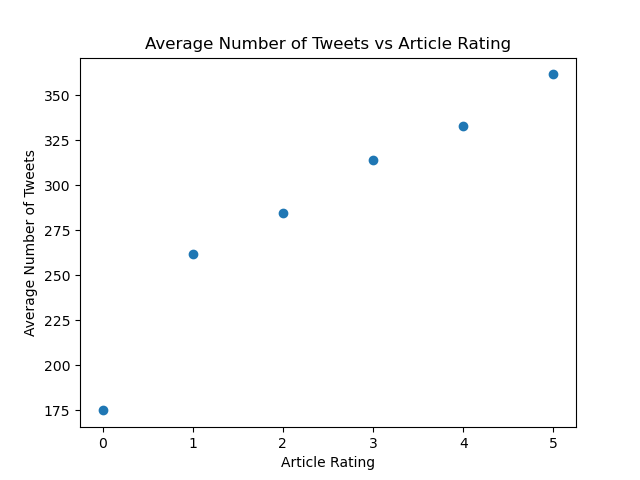

Generate this figure with Python:
import json
import matplotlib.pyplot as plt

def group_by_ratings(directory):
    """
        Takes a reviews list and groups the articles by rating
    """
    ratings = {
        0: [],
        1: [],
        2: [],
        3: [],
        4: [],
        5: []
    }

    with open(directory) as json_file:
        reviews = json.load(json_file)
        for review in reviews:
            ratings[review["rating"]].append(review["news_id"])
        
    return ratings

def graph_news_data(x_data, y_data):
    """
        takes an x, y input as lists and graphs them on a bar graph
    """
    plt.rc('xtick', labelsize= 10) 
    plt.rc('ytick', labelsize= 10) 

    # create graph and save to a png file
    plt.scatter(x_data, y_data)
    plt.title('Average Number of Tweets vs Article Rating')
    plt.xlabel('Article Rating')
    plt.ylabel('Average Number of Tweets')
    plt.savefig('task5.png')

def task5():
    directory = "/course/data/a1/reviews/HealthStory.json"
    ratings = group_by_ratings(directory)

    with open('/course/data/a1/engagements/HealthStory.json') as json_file:
        reviews = json.load(json_file)
        group_num = [0, 1, 2, 3, 4, 5]
        average_tweets = []

        # iterate over ratings dictionary
        for group in ratings.keys():
            average_per_group = []

            # find the average tweets per rating category
            for article in ratings[group]:
                if article in reviews.keys():
                    curr_tweets = []
                    curr_tweets += reviews[article]["tweets"]
                    curr_tweets += reviews[article]["retweets"]
                    curr_tweets += reviews[article]["replies"]

                    curr_tweets = len(set(curr_tweets))
                    average_per_group.append(curr_tweets)

            average_tweets.append(sum(average_per_group)/len(average_per_group))
            
        graph_news_data(group_num, average_tweets)

    return
